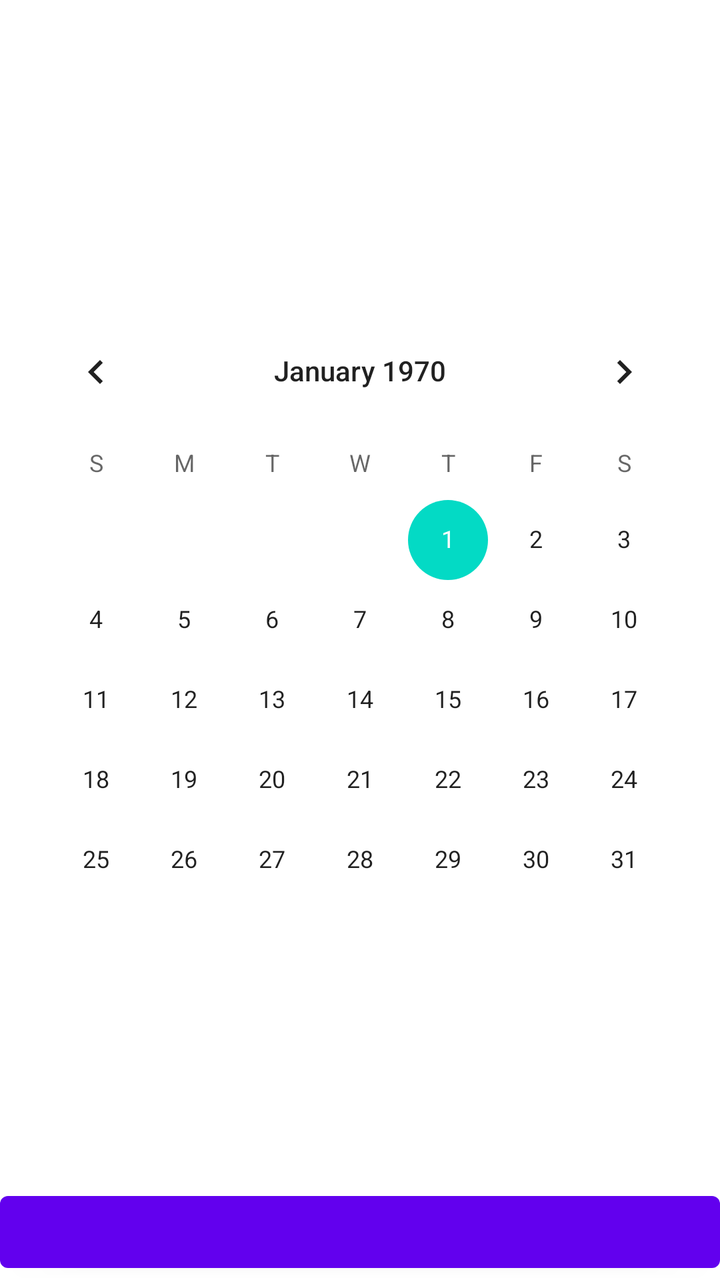
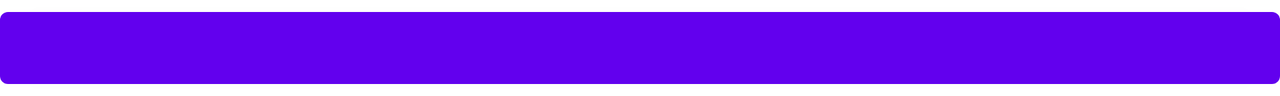

An Android layout and its configuration variant, each rendered on a device that would load it. The default file and the variant file are quoted in full after the pictures.
<!-- AndroidManifest.xml: application theme Theme.Brannvarsling -->
<!-- res/layout/fragment_calender.xml -->
<?xml version="1.0" encoding="utf-8"?>
<layout
    xmlns:android="http://schemas.android.com/apk/res/android"
    xmlns:app="http://schemas.android.com/apk/res-auto"
    xmlns:tools="http://schemas.android.com/tools"
    tools:context=".fragments.Calendar">

    <androidx.constraintlayout.widget.ConstraintLayout
        android:id="@+id/fragment_calender"
        android:layout_width="match_parent"
        android:layout_height="match_parent">

        <Button
            android:id="@+id/buttonKalender"
            android:layout_width="match_parent"
            android:layout_height="wrap_content"
            app:layout_constraintBottom_toBottomOf="parent"
            app:layout_constraintEnd_toEndOf="parent"
            app:layout_constraintHorizontal_bias="0.0"
            app:layout_constraintStart_toStartOf="parent"
            app:layout_constraintTop_toBottomOf="@id/buttonKalender"
            app:layout_constraintVertical_bias="1.0" />

        <CalendarView
            android:id="@+id/calendarView"
            android:layout_width="wrap_content"
            android:layout_height="wrap_content"
            android:layout_marginTop="152dp"
            app:layout_constraintBottom_toBottomOf="@+id/toolbar"
            app:layout_constraintEnd_toEndOf="parent"
            app:layout_constraintHorizontal_bias="0.491"
            app:layout_constraintStart_toStartOf="parent"
            app:layout_constraintTop_toTopOf="parent" />

    </androidx.constraintlayout.widget.ConstraintLayout>
</layout>
<!-- resources referenced by this layout -->
<resources>
  <style name="Theme.Brannvarsling" parent="Theme.MaterialComponents.DayNight.DarkActionBar">
          
          <item name="colorPrimary">@color/purple_500</item>
          <item name="colorPrimaryVariant">@color/purple_700</item>
          <item name="colorOnPrimary">@color/white</item>
          
          <item name="colorSecondary">@color/teal_200</item>
          <item name="colorSecondaryVariant">@color/teal_700</item>
          <item name="colorOnSecondary">@color/black</item>
          
          <item name="android:statusBarColor" tools:targetApi="l">?attr/colorPrimaryVariant</item>
          
      </style>
  <color name="purple_500">#FF6200EE</color>
  <color name="purple_700">#FF3700B3</color>
  <color name="white">#FFFFFFFF</color>
  <color name="teal_200">#FF03DAC5</color>
  <color name="teal_700">#FF018786</color>
  <color name="black">#FF000000</color>
</resources>
<!-- res/layout-land/fragment_calender.xml (the repository's variant of the layout above) -->
<!-- drawn on the phone turned sideways -->
<?xml version="1.0" encoding="utf-8"?>
<layout
    xmlns:android="http://schemas.android.com/apk/res/android"
    xmlns:app="http://schemas.android.com/apk/res-auto"
    xmlns:tools="http://schemas.android.com/tools"
    tools:context=".fragments.Calendar">

    <androidx.constraintlayout.widget.ConstraintLayout
        android:id="@+id/fragment_calender"
        android:layout_width="match_parent"
        android:layout_height="wrap_content">

        <Button
            android:id="@+id/buttonKalender"
            android:layout_width="match_parent"
            android:layout_height="wrap_content"
            app:layout_constraintBottom_toBottomOf="parent"
            app:layout_constraintEnd_toEndOf="parent"
            app:layout_constraintHorizontal_bias="0.0"
            app:layout_constraintStart_toStartOf="parent"
            app:layout_constraintTop_toBottomOf="@id/buttonKalender"
            app:layout_constraintVertical_bias="1.0" />

        <com.chintanpatel.materialeventcalendar.CalenderView
            android:id="@+id/calendar_view"
            android:layout_width="match_parent"
            android:layout_height="wrap_content"
            android:gravity="center"
            app:layout_constraintBottom_toBottomOf="parent"
            app:layout_constraintEnd_toEndOf="parent"
            app:layout_constraintHorizontal_bias="0.419"
            app:layout_constraintStart_toStartOf="parent"
            app:layout_constraintTop_toTopOf="parent"
            app:layout_constraintVertical_bias="0.42" />

    </androidx.constraintlayout.widget.ConstraintLayout>
</layout>
